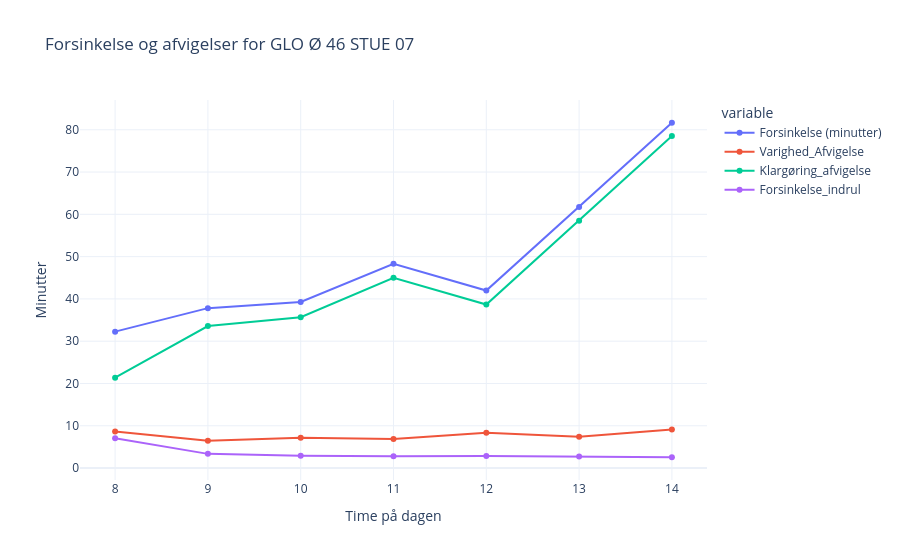

Write notebook code for a chart like this one.
### Code cell
# 1. Definer hvilken stue du vil se på (kopier navnet præcis fra dine data)
valgt_stue = 'GLO Ø 46 STUE 07' 

# 2. Filtrer for både tid OG den specifikke stue
df_filtered = df_planlagt[
    (df_planlagt['Time'] >= 8) & 
    (df_planlagt['Time'] <= 22) & 
    (df_planlagt['Stue'] == valgt_stue)
]

# 3. Lav den gennemsnitlige beregning (samme som før)
pivot_data = df_filtered.groupby('Time')[['Forsinkelse (minutter)', 'Varighed_Afvigelse', 'Klargøring_afvigelse', 'Forsinkelse_indrul']].mean().reset_index()

# 4. Lav plottet (opdateret titel så man kan se hvilken stue det er)
fig = px.line(pivot_data, x='Time', y=['Forsinkelse (minutter)', 'Varighed_Afvigelse', 'Klargøring_afvigelse', 'Forsinkelse_indrul'],
              title=f'Forsinkelse og afvigelser for {valgt_stue}',
              labels={'value': 'Minutter', 'Time': 'Time på dagen'},
              markers=True,
              template="plotly_white")

fig.update_layout(xaxis=dict(tickmode='linear', tick0=8, dtick=1))

fig.show()

### Figure 1 — Plotly figure (JSON) as saved in the notebook; plotly's stock layout.template omitted (floating-point values rounded to 4 significant figures)
{"data": [{"hovertemplate": "variable=Forsinkelse (minutter)<br>Time på dagen=%{x}<br>Minutter=%{y}<extra></extra>", "legendgroup": "Forsinkelse (minutter)", "line": {"color": "#636efa", "dash": "solid"}, "marker": {"symbol": "circle"}, "mode": "lines+markers", "name": "Forsinkelse (minutter)", "orientation": "v", "showlegend": true, "type": "scatter", "x": [8.0, 9.0, 10.0, 11.0, 12.0, 13.0, 14.0], "xaxis": "x", "y": [32.26, 37.82, 39.3, 48.32, 41.98, 61.71, 81.66], "yaxis": "y"}, {"hovertemplate": "variable=Varighed_Afvigelse<br>Time på dagen=%{x}<br>Minutter=%{y}<extra></extra>", "legendgroup": "Varighed_Afvigelse", "line": {"color": "#EF553B", "dash": "solid"}, "marker": {"symbol": "circle"}, "mode": "lines+markers", "name": "Varighed_Afvigelse", "orientation": "v", "showlegend": true, "type": "scatter", "x": [8.0, 9.0, 10.0, 11.0, 12.0, 13.0, 14.0], "xaxis": "x", "y": [8.65, 6.475, 7.155, 6.889, 8.329, 7.401, 9.137], "yaxis": "y"}, {"hovertemplate": "variable=Klargøring_afvigelse<br>Time på dagen=%{x}<br>Minutter=%{y}<extra></extra>", "legendgroup": "Klargøring_afvigelse", "line": {"color": "#00cc96", "dash": "solid"}, "marker": {"symbol": "circle"}, "mode": "lines+markers", "name": "Klargøring_afvigelse", "orientation": "v", "showlegend": true, "type": "scatter", "x": [8.0, 9.0, 10.0, 11.0, 12.0, 13.0, 14.0], "xaxis": "x", "y": [21.36, 33.59, 35.67, 45.01, 38.67, 58.49, 78.53], "yaxis": "y"}, {"hovertemplate": "variable=Forsinkelse_indrul<br>Time på dagen=%{x}<br>Minutter=%{y}<extra></extra>", "legendgroup": "Forsinkelse_indrul", "line": {"color": "#ab63fa", "dash": "solid"}, "marker": {"symbol": "circle"}, "mode": "lines+markers", "name": "Forsinkelse_indrul", "orientation": "v", "showlegend": true, "type": "scatter", "x": [8.0, 9.0, 10.0, 11.0, 12.0, 13.0, 14.0], "xaxis": "x", "y": [7.067, 3.36, 2.936, 2.79, 2.877, 2.753, 2.562], "yaxis": "y"}], "layout": {"legend": {"title": {"text": "variable"}, "tracegroupgap": 0}, "title": {"text": "Forsinkelse og afvigelser for GLO Ø 46 STUE 07"}, "xaxis": {"anchor": "y", "domain": [0, 1], "dtick": 1, "tick0": 8, "tickmode": "linear", "title": {"text": "Time på dagen"}}, "yaxis": {"anchor": "x", "domain": [0, 1], "title": {"text": "Minutter"}}}}
